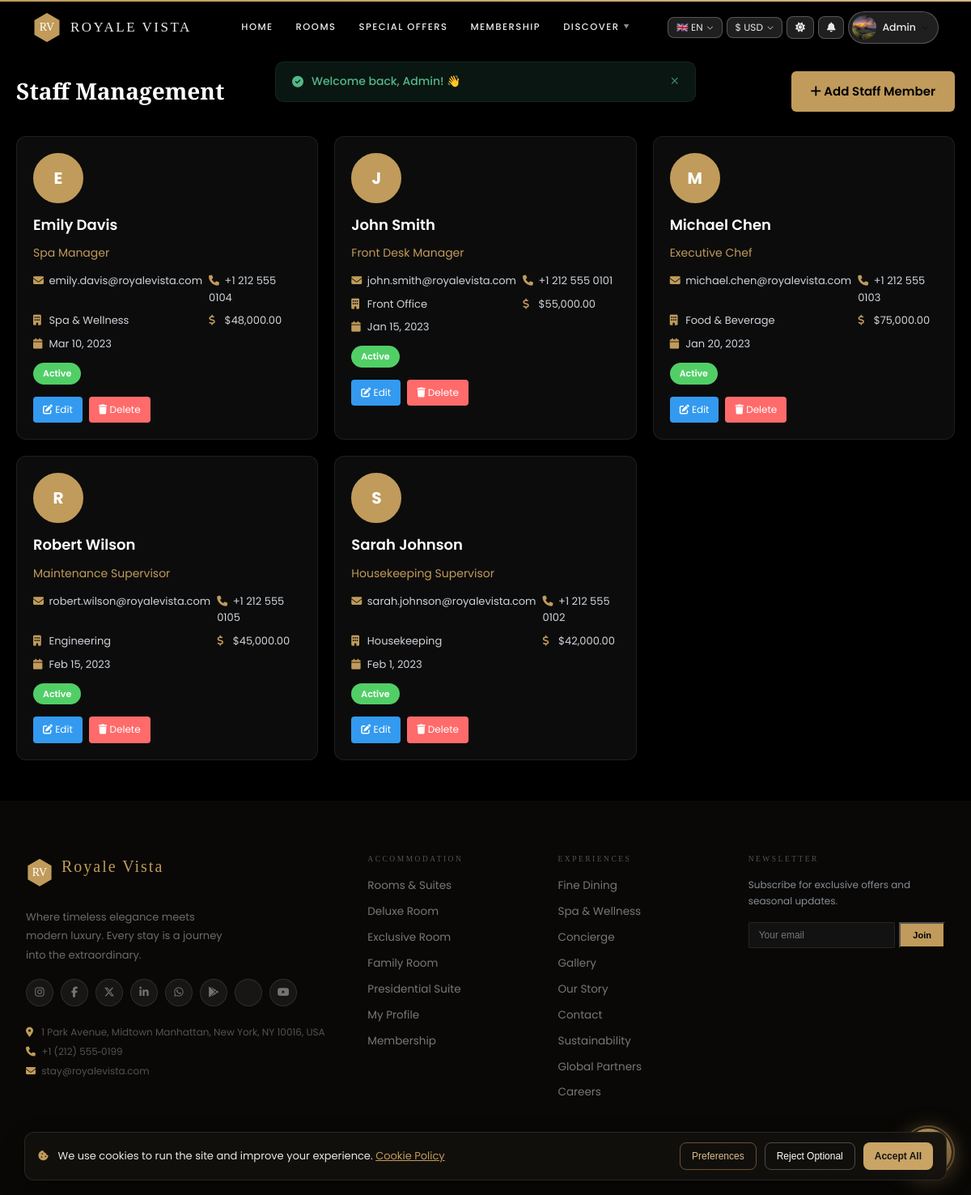
Page /staff.php (signed in) on the committed database.
### tables this page shows
CREATE TABLE `staff` (
  `id`            int AUTO_INCREMENT PRIMARY KEY,
  `name`          varchar(200) NOT NULL,
  `email`         varchar(191) UNIQUE NOT NULL,
  `phone`         varchar(30) DEFAULT NULL,
  `password`      varchar(255) DEFAULT NULL,
  `position`      varchar(100) DEFAULT NULL,
  `department`    varchar(100) DEFAULT NULL,
  `salary`        decimal(10,2) DEFAULT 0.00,
  `hire_date`     date DEFAULT NULL,
  `status`        enum('active','inactive','on_leave') DEFAULT 'active',
  `created_at`    timestamp DEFAULT CURRENT_TIMESTAMP,
  `updated_at`    timestamp DEFAULT CURRENT_TIMESTAMP ON UPDATE CURRENT_TIMESTAMP
);

### staff.php (the view, shortened to what this page needs)
<?php
require_once __DIR__ . '/includes/config.php';
require_once __DIR__ . '/includes/db.php';
$action = $_GET['action'] ?? 'list';
$staff = $pdo->query("SELECT * FROM staff ORDER BY name")->fetchAll();
$editStaff = null;
?>
<!DOCTYPE html>
<html lang="en">
<head>
    <link rel="stylesheet" href="<?= BASE ?>/css/style.css">
    <link rel="stylesheet" href="https://cdnjs.cloudflare.com/ajax/libs/font-awesome/6.0.0/css/all.min.css">
</head>
<body>
    <?php include __DIR__ . '/includes/header.php'; ?>
    <main class="staff-container">
        <?php if ($action === 'edit' && $editStaff): ?>
            <div class="form-container">
                <h2 class="staff-title">Edit Staff Member</h2>
                <form method="POST">
                    <input type="hidden" name="id" value="<?= $editStaff['id'] ?>">
                    <div class="form-group">
                        <label class="form-label">Name *</label>
                        <input type="text" name="name" class="form-input" value="<?= htmlspecialchars($editStaff['name']) ?>" required>
                    </div>
                    <div class="form-group">
                        <label class="form-label">Email *</label>
                        <input type="email" name="email" class="form-input" value="<?= htmlspecialchars($editStaff['email']) ?>" required>
                    </div>
                    <div class="form-group">
                        <label class="form-label">Password</label>
                        <input type="password" name="password" class="form-input" placeholder="Leave blank to keep current password">
                    </div>
                    <div class="form-group">
                        <label class="form-label">Phone</label>
                        <input type="tel" name="phone" class="form-input" value="<?= htmlspecialchars($editStaff['phone']) ?>">
                    </div>
                    <div class="form-group">
                        <label class="form-label">Position</label>
                        <input type="text" name="position" class="form-input" value="<?= htmlspecialchars($editStaff['position']) ?>">
                    </div>
                    <div class="form-group">
                        <label class="form-label">Department</label>
                        <input type="text" name="department" class="form-input" value="<?= htmlspecialchars($editStaff['department']) ?>">
                    </div>
                    <div class="form-group">
                        <label class="form-label">Salary</label>
                        <input type="number" name="salary" class="form-input" value="<?= htmlspecialchars($editStaff['salary']) ?>" step="0.01">
                    </div>
                    <div class="form-group">
                        <label class="form-label">Status</label>
                        <select name="status" class="form-select">
                            <option value="active" <?= $editStaff['status'] === 'active' ? 'selected' : '' ?>>Active</option>
                            <option value="inactive" <?= $editStaff['status'] === 'inactive' ? 'selected' : '' ?>>Inactive</option>
                        </select>
                    </div>
                    <div class="form-buttons">
                        <button type="submit" class="btn-submit">Update Staff</button>
                        <a href="<?= BASE ?>/staff.php" class="btn-cancel">Cancel</a>
                    </div>
                </form>
            </div>
        <?php else: ?>
            <div class="staff-header">
                <h1 class="staff-title">Staff Management</h1>
                <a href="?action=add" class="btn-add">
                    <i class="fas fa-plus"></i> Add Staff Member
                </a>
            </div>
            <div class="staff-grid">
                <?php foreach ($staff as $member): ?>
                    <div class="staff-card">
                        <div class="staff-avatar">
                            <?php if (!empty($member['profile_img'])): ?>
                                <img src="<?= BASE ?>/uploads/staff/<?= htmlspecialchars($member['profile_img']) ?>" alt="<?= htmlspecialchars($member['name']) ?>">
                            <?php else: ?>
                                <?= strtoupper(substr($member['name'], 0, 1)) ?>
                            <?php endif; ?>
                        </div>
                        <div class="staff-name"><?= htmlspecialchars($member['name']) ?></div>
                        <div class="staff-position"><?= htmlspecialchars($member['position']) ?></div>
                        <div class="staff-info">
                            <div><i class="fas fa-envelope"></i> <?= htmlspecialchars($member['email']) ?></div>
                            <?php if ($member['phone']): ?>
                                <div><i class="fas fa-phone"></i> <?= htmlspecialchars($member['phone']) ?></div>
                            <?php endif; ?>
                            <div><i class="fas fa-building"></i> <?= htmlspecialchars($member['department']) ?></div>
                            <div><i class="fas fa-dollar-sign"></i> $<?= number_format($member['salary'], 2) ?></div>
                            <div><i class="fas fa-calendar"></i> <?= date('M j, Y', strtotime($member['hire_date'])) ?></div>
                        </div>
                        <div class="staff-status <?= $member['status'] === 'active' ? 'status-active' : 'status-inactive' ?>">
                            <?= ucfirst($member['status']) ?>
                        </div>
                        <div class="staff-actions">
                            <a href="?action=edit&id=<?= $member['id'] ?>" class="btn-edit">
                                <i class="fas fa-edit"></i> Edit
                            </a>
                            <a href="?action=delete&id=<?= $member['id'] ?>" class="btn-delete" onclick="return confirm('Are you sure you want to delete this staff member?')">
                                <i class="fas fa-trash"></i> Delete
                            </a>
                        </div>
                    </div>
                <?php endforeach; ?>
            </div>
        <?php endif; ?>
    </main>
    <?php include __DIR__ . '/includes/footer.php'; ?>
</body>
</html>

### css/style.css (style rules this page uses)
:root { --gold: #d4af37; --gold-lt: #f4e4a6; --gold-dk: #b89628; --gold-dim: rgba(212,175,55,.12); --gold-glow: 0 0 24px rgba(212,175,55,.3); --serif: 'Playfair Display', Georgia, serif; --sans: 'Poppins', system-ui, sans-serif; --radius: 10px; --radius-lg: 16px; --ease: cubic-bezier(.4,0,.2,1); --t: .22s; }
[data-theme="dark"] { --bg: #090910; --bg2: #111118; --card: #16161f; --card2: #1d1d28; --input: rgba(255,255,255,.05); --text: #f0ece2; --text2: #b0aaa0; --muted: #666060; --border: rgba(212,175,55,.15); --bdr2: rgba(212,175,55,.07); --shadow: 0 8px 40px rgba(0,0,0,.6); --shadow2:0 2px 12px rgba(0,0,0,.4); --green: #22c55e; --green-bg: rgba(34,197,94,.12); --red: #ef4444; --red-bg: rgba(239,68,68,.12); --blue: #3b82f6; --blue-bg: rgba(59,130,246,.12); --amber: #f59e0b; --amber-bg: rgba(245,158,11,.12); --scroll: #2a2a35; }
*, *::before, *::after { box-sizing: border-box; margin: 0; padding: 0; }
html { scroll-behavior: smooth; }
body { font-family: var(--sans); background: var(--bg); color: var(--text); line-height: 1.65; overflow-x: hidden; transition: background .3s var(--ease), color .3s var(--ease); }
body { padding-top: 68px; }

### css/animations.css (style rules this page uses)
body { animation: bodyFadeIn .4s ease; }

### staff.php (style rules this page uses)
.staff-container { max-width: 1200px; margin: 0 auto; padding: 20px; }
.staff-header { display: flex; justify-content: space-between; align-items: center; margin-bottom: 30px; }
.staff-title { font-family: var(--serif); font-size: 28px; color: var(--text); }
.btn-add { background: var(--gold); color: #000; border: none; padding: 12px 24px; border-radius: 6px; cursor: pointer; font-weight: 600; text-decoration: none; }
.staff-grid { display: grid; grid-template-columns: repeat(auto-fill, minmax(300px, 1fr)); gap: 20px; margin-bottom: 30px; }
.staff-card { background: var(--card); border: 1px solid var(--bdr2); border-radius: 12px; padding: 20px; transition: all 0.3s ease; }
.staff-avatar { width: 62px; height: 62px; border-radius: 50%; overflow: hidden; border: 2px solid var(--gold); display: flex; align-items: center; justify-content: center; background: var(--gold); color: #fff; font-weight: 700; font-size: 20px; margin-bottom: 12px; }
.staff-name { font-size: 18px; font-weight: 600; color: var(--text); margin-bottom: 8px; }
.staff-position { color: var(--gold); font-size: 14px; margin-bottom: 12px; }
.staff-info { display: grid; grid-template-columns: auto 1fr; gap: 8px; font-size: 13px; color: var(--text2); line-height: 1.6; }
.staff-info i { color: var(--gold); width: 16px; }
.staff-status { display: inline-block; padding: 4px 12px; border-radius: 20px; font-size: 11px; font-weight: 600; margin-top: 12px; }
.status-active { background: #51cf66; color: white; }
.staff-actions { margin-top: 15px; display: flex; gap: 8px; }
.btn-edit, .btn-delete { padding: 6px 12px; border: none; border-radius: 4px; cursor: pointer; font-size: 12px; text-decoration: none; }
.btn-edit { background: #339af0; color: white; }
.btn-delete { background: #ff6b6b; color: white; }

### footer.php (style rules this page uses)
body { top: 0 !important; }

### rows in the picture
staff: name "E", name "Emily Davis", position "Spa Manager", email "emily.davis@royalevista.com", phone "+1 212 555 0104", department "Spa & Wellness", salary "48,000.00", hire_date "Mar 10, 2023", status "Active"
staff: name "J", name "John Smith", position "Front Desk Manager", email "john.smith@royalevista.com", phone "+1 212 555 0101", department "Front Office", salary "55,000.00", hire_date "Jan 15, 2023", status "Active"
staff: name "M", name "Michael Chen", position "Executive Chef", email "michael.chen@royalevista.com", phone "+1 212 555 0103", department "Food & Beverage", salary "75,000.00", hire_date "Jan 20, 2023", status "Active"
staff: name "R", name "Robert Wilson", position "Maintenance Supervisor", email "robert.wilson@royalevista.com", phone "+1 212 555 0105", department "Engineering", salary "45,000.00", hire_date "Feb 15, 2023", status "Active"
staff: name "S", name "Sarah Johnson", position "Housekeeping Supervisor", email "sarah.johnson@royalevista.com", phone "+1 212 555 0102", department "Housekeeping", salary "42,000.00", hire_date "Feb 1, 2023", status "Active"

### other values in the picture
$flash['msg'] "Welcome back, Admin! 👋"
t('home','Home') "HOME"
t('rooms','Rooms & Suites') "ROOMS"
t('offers','Offers') "SPECIAL OFFERS"
t('membership','Membership') "MEMBERSHIP"
t('discover','Discover') "DISCOVER"
LANGUAGES[$lang_]['flag'] "🇬🇧"
$lang_ "EN"
CURRENCIES[$curr]['symbol'] "$"
$curr "USD"
explode(' ',$userName?:'Account')[0] "Admin"
